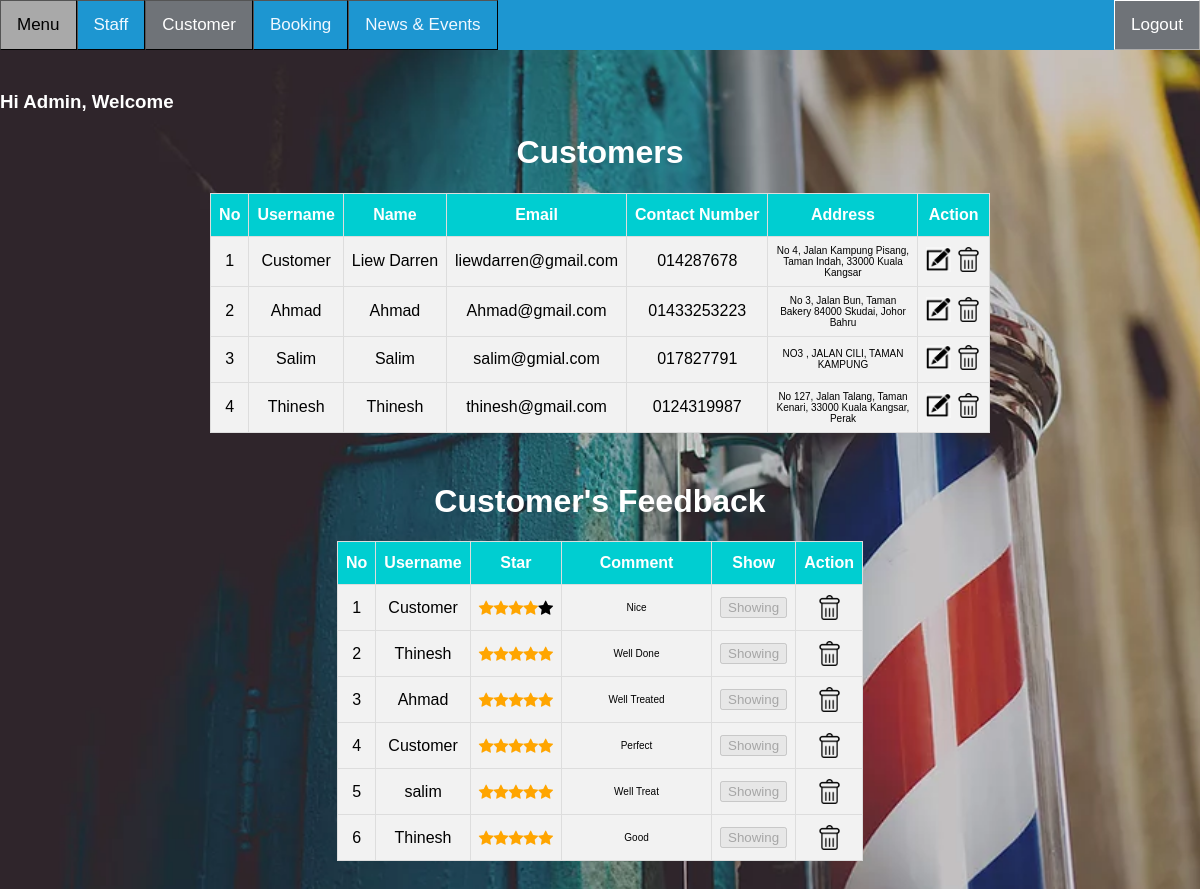
Page /Admin/customer.php (signed in) on the committed database.
### tables this page shows
CREATE TABLE IF NOT EXISTS `users` (
  `username` varchar(20) NOT NULL,
  `password` varchar(30) NOT NULL,
  `name` varchar(255) NOT NULL,
  `email` varchar(255) NOT NULL,
  `Hp` varchar(15) NOT NULL,
  `address` varchar(255) NOT NULL,
  `type_user` varchar(15) NOT NULL,
  PRIMARY KEY (`username`)
);

CREATE TABLE IF NOT EXISTS `feedback` (
  `id` int(9) NOT NULL AUTO_INCREMENT,
  `username` varchar(99) NOT NULL,
  `star` varchar(99) NOT NULL,
  `comment` varchar(255) NOT NULL,
  `main` int(9) NOT NULL,
  PRIMARY KEY (`id`)
);

### Admin/customer.php (the view, shortened to what this page needs)
<?php
if(isset ($_SESSION["username"]))
{	include "Header.php";
?>
<!DOCTYPE html>
<html>
<link rel="stylesheet" href="https://cdnjs.cloudflare.com/ajax/libs/font-awesome/4.7.0/css/font-awesome.min.css">
<body>
	<h1 align="center"> Customers </h1>
<?php
	$queryGet = "select * from users where type_user='Customer'";
	$resultGet = mysqli_query($link,$queryGet);
	if(!$resultGet)
	{
		die ("Invalid Query - get Items List: ". mysqli_error($link));
	}
	else
	{?>
	<table id="table" border="1" align="center">
		<tr>
			<th>No</th>
			<th>Username</th>
			<th>Name</th>
			<th>Email</th>
			<th>Contact Number</th>
			<th>Address</th>
			<th>Action</th>
		</tr>
		<form>
<?php	$no=1;
		while($row= mysqli_fetch_array($resultGet, MYSQLI_BOTH))
		{
			?>
			<tr>
				<td><?php echo $no;?></td>
				<td><?php echo $row['username']?></td>
				<td><?php echo $row['name']?></td>
				<td><?php echo $row['email'];?></td>
				<td><?php echo $row['Hp']; ?></td>
				<td class="address"><?php echo $row['address']; ?></td>
				<td><a href="customerEdit.php?id=<?php echo $row['username'];?>">
					<img border="0" alt="editB" src="../CSS/btn/editB.png" width="25" height="25"></a>
					<a href="Delete.php?id=<?php echo $row['username'];?>" onclick="return confirm('Are you sure?')">
					<img border="0" alt="editB" src="../CSS/btn/delB.png" width="25" height="25"></a></a>
				</td>
			</tr>
<?php	$no++;}?>
		</form>
	</table>
<?php
	}
	$queryGet = "select * from feedback";
	$resultGet = mysqli_query($link,$queryGet);
	if(!$resultGet)
	{
		die ("Invalid Query - get Items List: ". mysqli_error($link));
	}
	else
	{?>
	<h1 align="center"> Customer's Feedback </h1>
	<table id="table" border="1" align="center">
		<tr>
			<th>No</th>
			<th>Username</th>
			<th>Star</th>
			<th>Comment</th>
			<th>Show</th>
			<th>Action</th>
		</tr>
		<form>
<?php	$no=1;
		while($row= mysqli_fetch_array($resultGet, MYSQLI_BOTH))
		{	?>
			<tr>
				<td><?php echo $no;?></td>
				<td><?php echo $row['username'];?></td>
				<td><?php
					$check = (int)$row['star'];
					$a = 5 - $check;
					for($b=0;$b<$check;$b++){
						echo '<span class="fa fa-star checked"></span>';
					}
					for($l=0;$l<$a;$l++){
						echo '<span class="fa fa-star"></span>';
					}?>
				</td>
				<td class="address"><?php echo $row['comment']; ?></td>
				<form action="customer.php" action="GET">
				<td>
<?php	if($row['main']==0){?>
					<button type="submit" name="show" value="1"> Show</button>
<?php	}else{	?>	<button disabled> Showing</button>		<?php	}?>
				</td>
				</form>
				<td>
					<a href="Delete.php?feedbackid=<?php echo $row['id'];?>" onclick="return confirm('Are you sure?')">
					<img border="0" alt="editB" src="../CSS/btn/delB.png" width="25" height="25"></a></a>
				</td>
			</tr>
<?php	$no++;}?>
	</table>
<?php	}	}
else	{
	echo "No session exists or session has expired. Please log in again ";
	echo "Page will be redirect in 5 seconds";
	header('Refresh: 5; ../Auth/Login.php');
}
?>
</body>
</html>

### Admin/Header.php (shortened to what this page needs)
<head>
    <link rel="stylesheet" type="text/css" href="../CSS/topNav.css">
	<div class="topnav">
        <a <?php if (basename($_SERVER['PHP_SELF']) == "home.php") echo "class='active'"?> href="home.php">Menu</a>
		<a <?php if (basename($_SERVER['PHP_SELF']) == "staff.php") echo "class='active'"?> href="staff.php">Staff</a>
		<a <?php if (basename($_SERVER['PHP_SELF']) == "customer.php") echo "class='active'"?> href="customer.php">Customer</a>
		<a <?php if (basename($_SERVER['PHP_SELF']) == "booking.php") echo "class='active'"?> href="booking.php">Booking</a>
		<a <?php if (basename($_SERVER['PHP_SELF']) == "event.php") echo "class='active'"?> href="event.php">News & Events</a>
	</div>
	<div class="auth">
<?php if(isset ($_SESSION["username"]))
    {?>
	    <a style="background-color:#6f7378;" href="../Auth/Logout.php"> Logout </a>
<?php
	}
	else
	{
	?>
	    <a style="background-color:#6f7378;" href="../Auth/Login.php"> Login </a>
<?php
	}?>
		</div>
</head>
<h3 style="color:white">Hi <?php echo $_SESSION["username"];?>, Welcome</h3>

### css/topNav.css (style rules this page uses)
* { box-sizing: border-box; }
body { margin: 0; font-family: Arial, Helvetica, sans-serif; background-image: url("bc.webp"); background-position: center; background-size: cover; background-attachment: fixed; position:absolute; top:10%; max-width: -webkit-fill-available; right: 0px; left: 0px; }
h1, h2 { text-align:center; color:white; }
.auth { width: fit-content; position: fixed; height: auto; right:0; top: 0; z-index: 1080; text-align: right; }
.auth a { float: right; display:block; color: white; text-align: center; padding: 14px 16px; text-decoration: none; border-style:solid; border-width:thin; border-color:white; border-style: outset; font-size: 17px; position: relative; }
.topnav { background-color: #1D96D1; position: fixed; top: 0; right: 0; left: 0; z-index: 1030; height:50px; }
.topnav a { float: left; display:block; color: aliceblue; text-align: center; padding: 14px 16px; text-decoration: none; border-style:solid; border-width:thin; border-color:black; border-style: outset; font-size: 17px; }
.topnav a.active { background-color:#6F7378; color: white; }
#table { font-family: "Trebuchet MS", Arial, Helvetica, sans-serif; border-collapse: collapse; margin-bottom : 50px; }
#table td, #table th { border: 1px solid #ddd; padding: 8px; text-align: center; max-width: auto; }
#table .address { width: 150px; font-size: 10px; padding: 8px; height: 46px; overflow-y: hidden; }
#table tr { background-color: #f2f2f2; }
#table th { padding-top: 12px; padding-bottom: 12px; text-align: center; background-color: #00CED1; color: white; max-width: auto; background-position: center; }

### Admin/customer.php (style rules this page uses)
.checked { color: orange; }

### rows in the picture
users: username "Customer", name "Liew Darren", email "liewdarren@gmail.com", Hp "014287678", address "No 4, Jalan Kampung Pisang, Taman Indah, 33000 Kuala Kangsar"
users: username "Ahmad", name "Ahmad", email "Ahmad@gmail.com", Hp "01433253223", address "No 3, Jalan Bun, Taman Bakery 84000 Skudai, Johor Bahru"
users: username "Salim", name "Salim", email "salim@gmial.com", Hp "017827791", address "NO3 , JALAN CILI, TAMAN KAMPUNG"
users: username "Thinesh", name "Thinesh", email "thinesh@gmail.com", Hp "0124319987", address "No 127, Jalan Talang, Taman Kenari, 33000 Kuala Kangsar, Perak"
feedback: username "Customer", star "4" (drawn), comment "Nice", main "Showing"
feedback: username "Thinesh", star "5" (drawn), comment "Well Done", main "Showing"
feedback: username "Ahmad", star "5" (drawn), comment "Well Treated", main "Showing"
feedback: username "Customer", star "5" (drawn), comment "Perfect", main "Showing"
feedback: username "salim", star "5" (drawn), comment "Well Treat", main "Showing"
feedback: username "Thinesh", star "5" (drawn), comment "Good", main "Showing"

### other values in the picture
$_SESSION["username"] "Admin"
